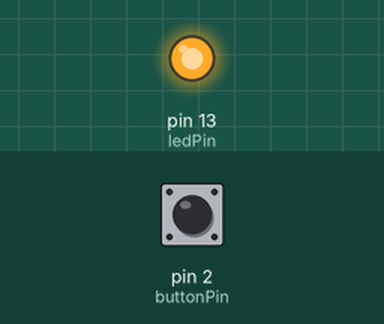
Simulated run of this sketch. Board: Arduino Uno, built with avr-gcc and run on an emulated ATmega328P. On the bench: output pins drawn as LEDs (lit = HIGH). The test bench sets the inputs (shaded band); at power-on: pin 2 (buttonPin) HIGH.

Above: at 0.1 s.
At 0.6 s:
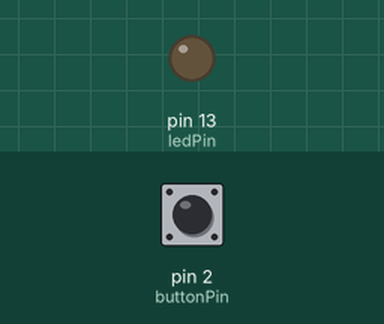
Timing chart, 0 to 2.1 s (numbered marks = the images above):
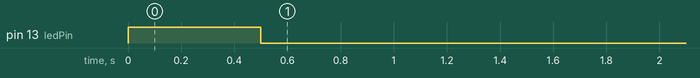

The sketch:

eeprom_ButtonTemperature.ino
```cpp
#include <EEPROM.h>

const int buttonPin = 2;
const int ledPin = 13;
const int eepromAddress = 0;

int desiredTemp = 25;  // Initial desired temperature
int buttonState = HIGH;       // Current state of the button
int PreButtonState = HIGH;   // Previous state of the button

void setup() {
  pinMode(buttonPin, INPUT_PULLUP);
  pinMode(ledPin, OUTPUT);

  // Read the desired temperature from EEPROM
  desiredTemp = EEPROM.read(eepromAddress);

  // Set the LED state based on the desired temperature
  digitalWrite(ledPin, HIGH);
  delay(500);
  digitalWrite(ledPin, LOW);
}

void loop() {

  buttonState = digitalRead(buttonPin);     // Read the state of the button


  if (buttonState == LOW && PreButtonState == HIGH) // Check if the button is pressed and released
  {

    desiredTemp++;   // Increment the desired temperature by 1


    EEPROM.write(eepromAddress, desiredTemp);    // Store the new desired temperature in EEPROM

    // Blink the LED to indicate the temperature change
    digitalWrite(ledPin, HIGH);
    delay(200);
    digitalWrite(ledPin, LOW);
  }


  PreButtonState = buttonState;    // Update the button state
}
```
